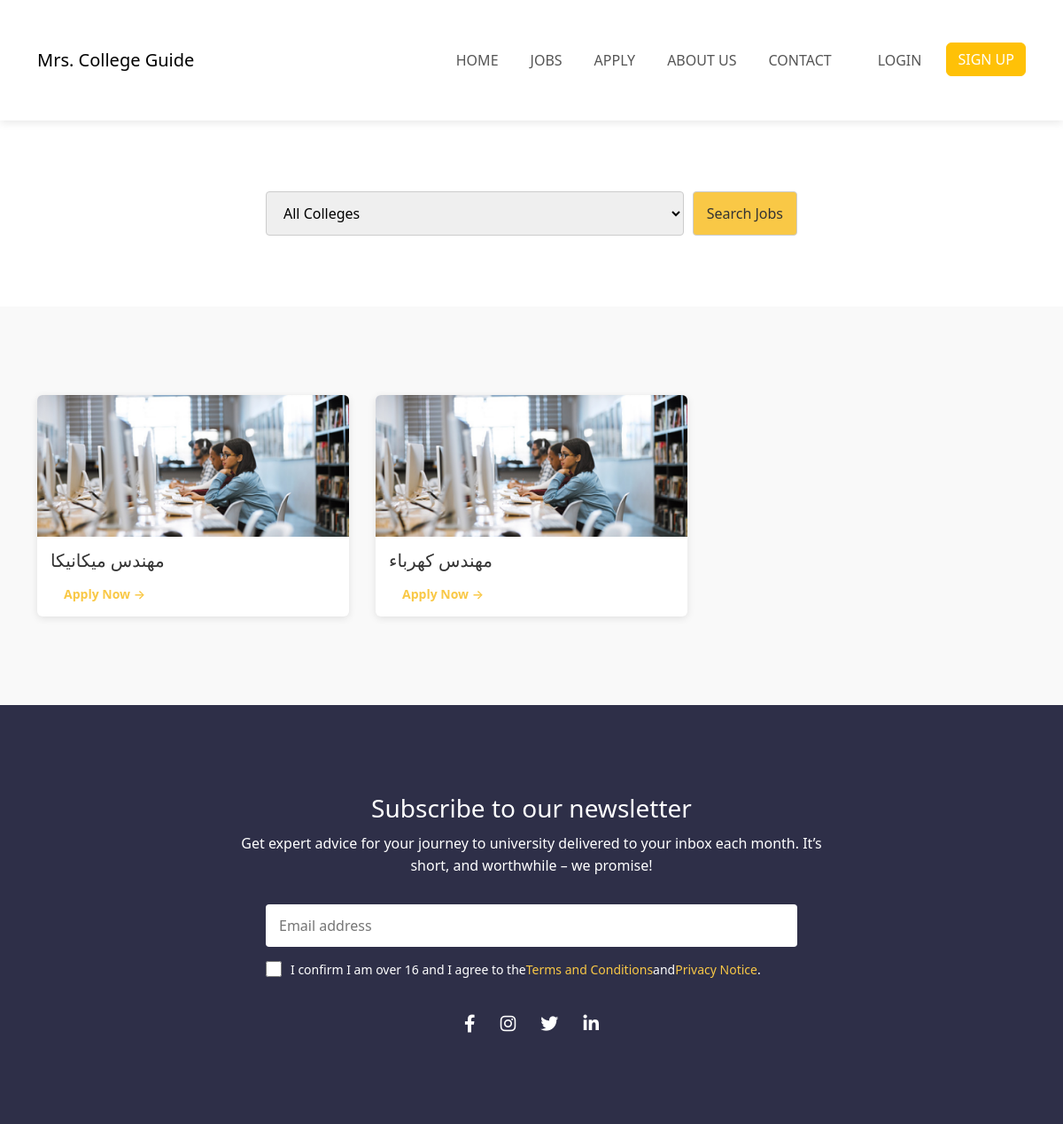
Screenshot of /jobs.php?college_id=3 with the database file from the repository.
### tables this page shows
CREATE TABLE jobs (
  job_id INT AUTO_INCREMENT PRIMARY KEY,
  college_id INT NOT NULL,
  name_ar VARCHAR(100) NOT NULL,
  image_path VARCHAR(255) NOT NULL,
  FOREIGN KEY (college_id) REFERENCES colleges(college_id)
);

### jobs.php (the view, shortened to what this page needs)
<?php
$selected_college = isset($_GET['college_id']) ? intval($_GET['college_id']) : null;
if ($selected_college) {
  $jobs_res = mysqli_query(
    $conn,
    "SELECT job_id, name_ar, image_path
         FROM jobs
         WHERE college_id = $selected_college"
  );
} else {
  $jobs_res = mysqli_query(
    $conn,
    "SELECT job_id, name_ar, image_path
         FROM jobs"
  );
}
?>
<html lang="en">
<head>
  <link rel="stylesheet" href="style.css">
  <link href="https://cdn.jsdelivr.net/npm/bootstrap@5.3.0/dist/css/bootstrap.min.css" rel="stylesheet">
  <link href="https://cdnjs.cloudflare.com/ajax/libs/font-awesome/6.0.0-beta3/css/all.min.css" rel="stylesheet">
</head>
<body>
  <nav class="navbar navbar-expand-lg navbar-light bg-white">
    <div class="container">
      <a class="navbar-brand" href="#">Mrs. College Guide</a>
      <div class="collapse navbar-collapse" id="navbarNav">
        <ul class="navbar-nav ms-auto">
          <li class="nav-item">
            <a class="nav-link" href="home.html">Home</a>
          </li>
          <li class="nav-item">
            <a class="nav-link" href="jobs.php">Jobs</a>
          </li>
          <li class="nav-item">
            <a class="nav-link" href="apply.html">Apply</a>
          </li>
          <li class="nav-item">
            <a class="nav-link" href="about.html">About Us</a>
          </li>
          <li class="nav-item">
            <a class="nav-link" href="contact.html">Contact</a>
          </li>
        </ul>
        <ul class="navbar-nav ms-3">
          <li class="nav-item">
            <a class="nav-link login-link" href="#">LOGIN</a>
          </li>
          <li class="nav-item">
            <a class="btn btn-warning signup-button" href="#">SIGN UP</a>
          </li>
        </ul>
      </div>
    </div>
  </nav>
  <section class="search-section">
    <div class="container">
      <form method="get" action="jobs.php" class="search-controls">
        <select name="college_id">
          <option value="">All Colleges</option>
        </select>
        <button type="submit">Search Jobs</button>
      </form>
    </div>
  </section>
  <section class="jobs-section">
    <div class="container">
      <div class="jobs-grid">
        <?php while ($job = mysqli_fetch_assoc($jobs_res)): ?>
          <div class="job-card">
            <img src="<?= htmlspecialchars($job['image_path']) ?>" alt="<?= htmlspecialchars($job['name_ar']) ?>">
            <h3><?= htmlspecialchars($job['name_ar']) ?></h3>
            <small>
              <a href="apply.html" class="uni-btn">
                Apply Now →
              </a>
            </small>
          </div>
        <?php endwhile; ?>
      </div>
    </div>
  </section>
  <section class="newsletter-section">
    <div class="container">
      <h2>Subscribe to our newsletter</h2>
      <p class="newsletter-text">
        Get expert advice for your journey to university delivered to your inbox each month. It’s short, and worthwhile
        – we promise!
      </p>
      <form class="newsletter-form">
        <input type="email" placeholder="Email address" required>
        <label>
          <input type="checkbox">
          I confirm I am over 16 and I agree to the <a href="#">Terms and Conditions</a> and <a href="#">Privacy
            Notice</a>.
        </label>
      </form>
      <div class="social-icons">
        <a href="#"><i class="fab fa-facebook-f"></i></a>
        <a href="#"><i class="fab fa-instagram"></i></a>
        <a href="#"><i class="fab fa-twitter"></i></a>
        <a href="#"><i class="fab fa-linkedin-in"></i></a>
      </div>
    </div>
  </section>
</body>
</html>

### style.css (style rules this page uses)
* { box-sizing: border-box; margin: 0; padding: 0; }
body { font-family: 'Poppins', sans-serif; background-color: #f9f9f9; }
.navbar { background: #fff; box-shadow: 0 2px 10px rgba(0, 0, 0, 0.1); padding: 15px 0; }
.navbar-brand { font-size: 22px; font-weight: 500; color: #333; }
.navbar-nav .nav-link { color: #555 !important; text-transform: uppercase; font-size: 16px; margin-right: 20px; transition: color .3s; }
.login-link { font-weight: 600; color: #000 !important; }
.signup-button { font-weight: 600; color: #fff !important; background: #f9c846; transition: background .3s, transform .3s, box-shadow .3s; }
.uni-btn { display: block; margin: 0 15px 15px; font-weight: 600; color: #f9c846; text-decoration: none; transition: all 0.3s; }
.newsletter-section { background-color: #2e2f48; color: #fff; padding: 60px 20px; text-align: center; }
.newsletter-section h2 { font-size: 28px; margin-bottom: 10px; }
.newsletter-text { max-width: 700px; margin: 0 auto 30px; font-size: 16px; line-height: 1.6; }
.newsletter-form { max-width: 600px; margin: 0 auto; text-align: left; }
.newsletter-form input[type="email"] { width: 100%; padding: 12px 15px; border: none; border-radius: 4px; margin-bottom: 15px; font-size: 16px; }
.newsletter-form label { display: flex; align-items: center; font-size: 14px; }
.newsletter-form input[type="checkbox"] { width: 18px; height: 18px; margin-right: 10px; }
.newsletter-form a { color: #f9c846; text-decoration: none; transition: color 0.3s; }
.social-icons { margin-top: 40px; }
.social-icons a { color: #fff; font-size: 20px; margin: 0 12px; transition: color 0.3s; }
.search-section { padding: 40px 20px; background: #fff; }
.search-controls { display: grid; grid-template-columns: 1fr auto; gap: 10px; max-width: 600px; margin: 0 auto; }
.search-controls select, .search-controls button { padding: 12px 15px; font-size: 16px; border: 1px solid #ccc; border-radius: 4px; }
.search-controls button { background: #f9c846; color: #333; cursor: pointer; transition: background .3s, transform .3s; }
.jobs-section { padding: 60px 20px; background: #f9f9f9; }
.jobs-grid { display: grid; grid-template-columns: repeat(auto-fill, minmax(280px, 1fr)); gap: 30px; max-width: 1200px; margin: 0 auto; }
.job-card { background: #fff; border-radius: 6px; overflow: hidden; box-shadow: 0 2px 8px rgba(0, 0, 0, 0.1); text-align: left; }
.job-card img { width: 100%; height: 160px; object-fit: cover; }
.job-card h3 { margin: 15px; font-size: 20px; color: #333; }
.job-card small { display: block; margin: 0 15px 15px; }
.job-card small a { font-size: 14px; color: #f9c846; text-decoration: none; transition: color .3s, transform .3s; }
.container { max-width: 1100px; margin: 0 auto; padding: 40px 20px; }
h2 { font-size: 28px; margin-bottom: 20px; color: #333; }

### rows the page displays
jobs: image_path (picture), name_ar "مهندس ميكانيكا"
jobs: image_path (picture), name_ar "مهندس كهرباء"
